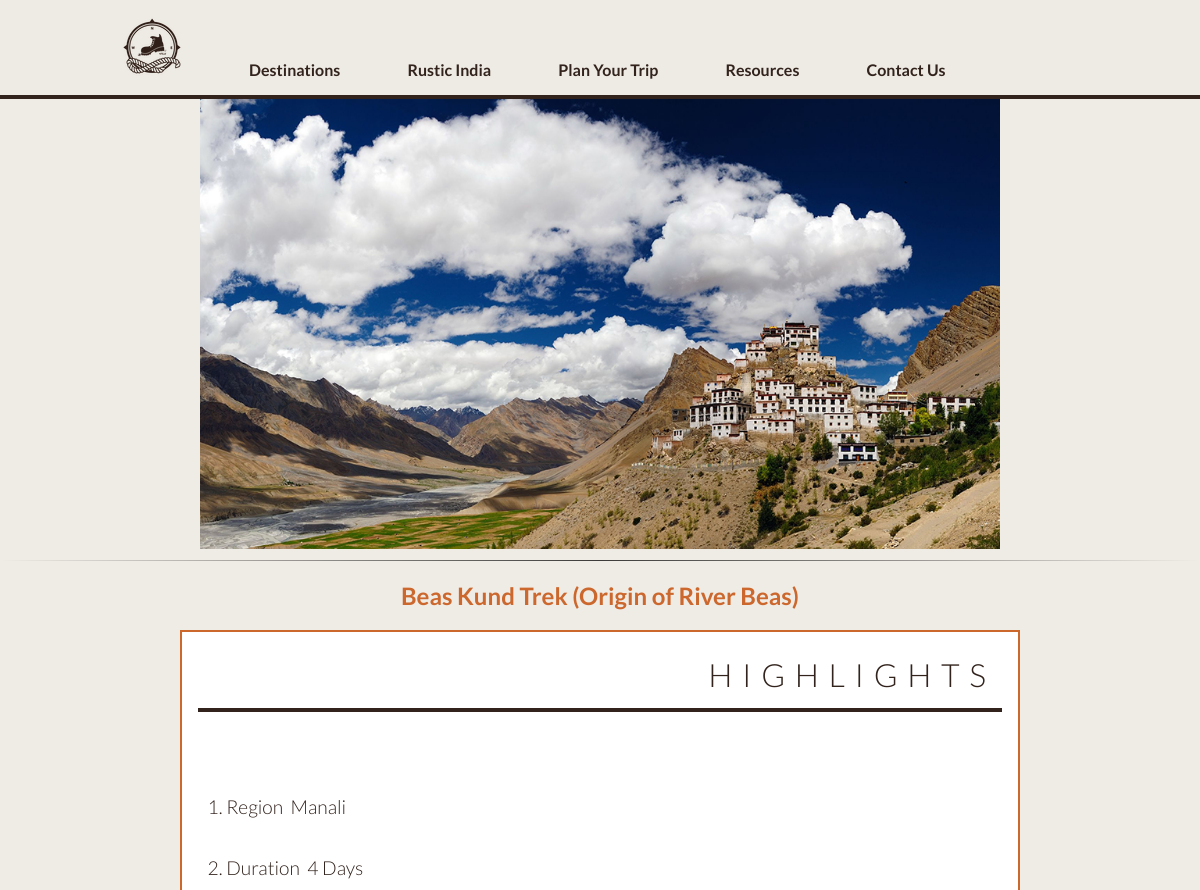
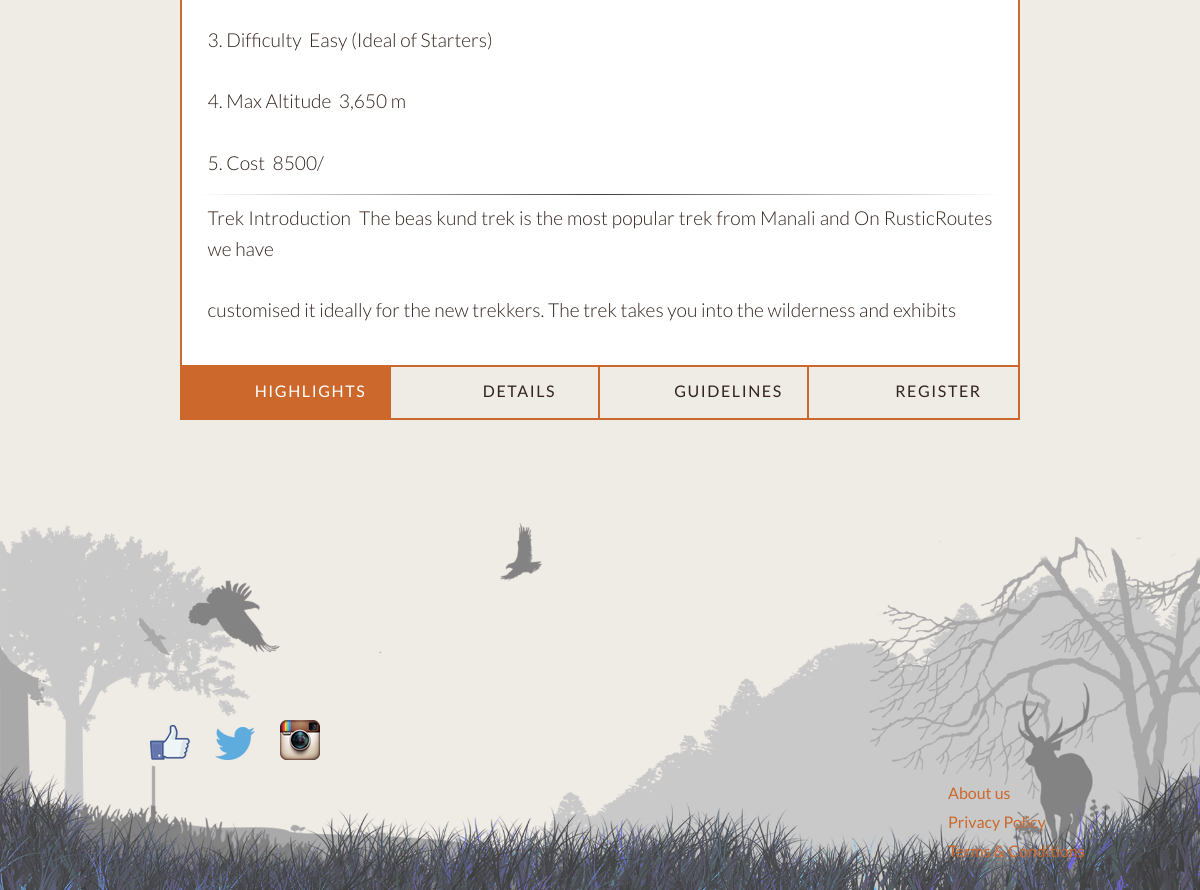
Page /route.php?id=3 on the earlier database version (2 pictures, top to bottom).
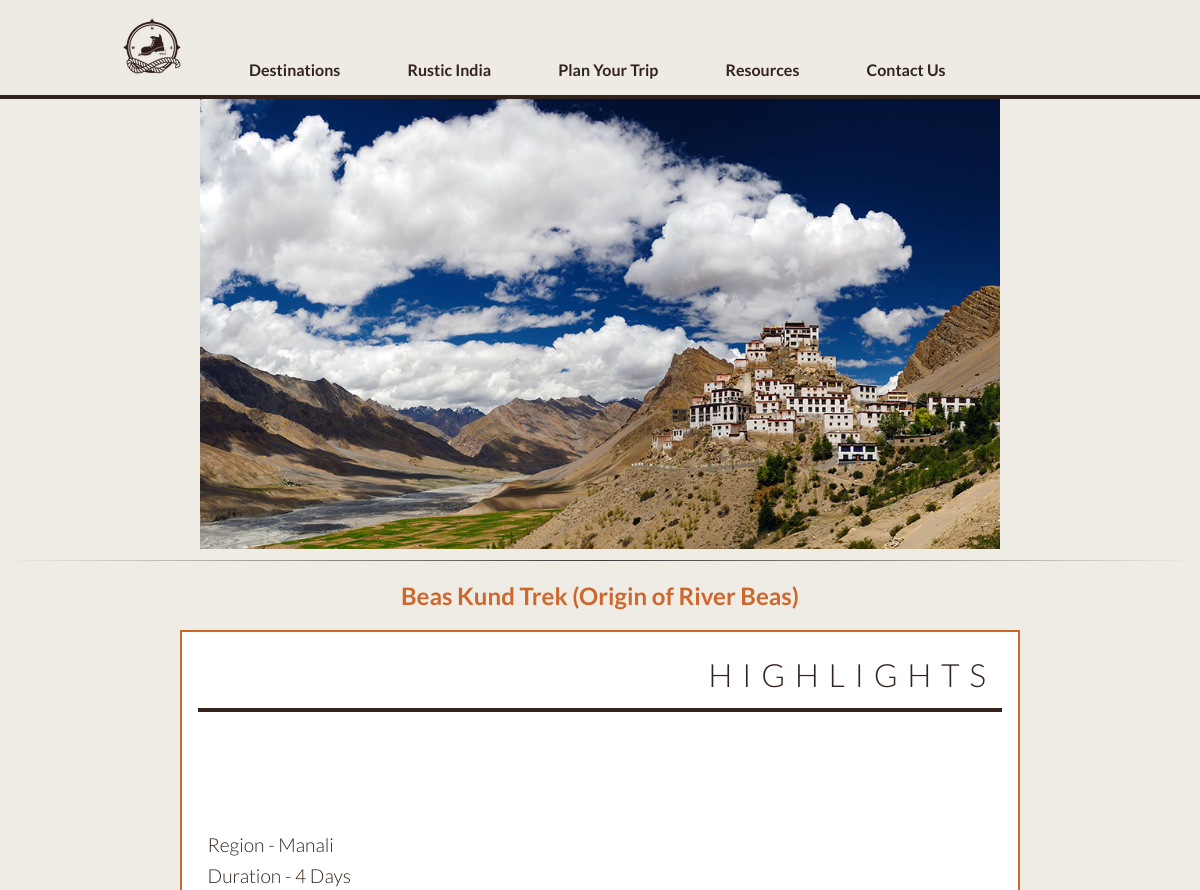
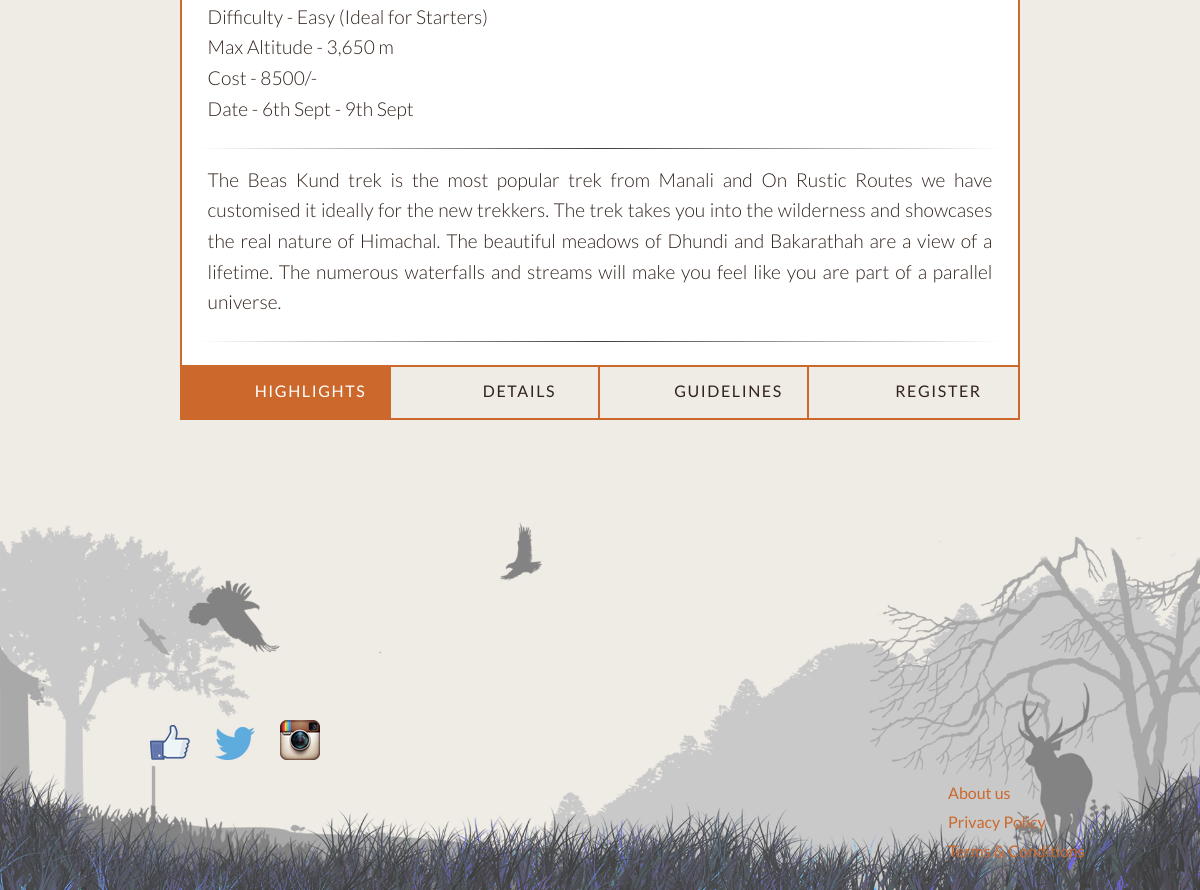
Same page on the later database version (2 pictures, top to bottom).
### tables this page shows
CREATE TABLE `routes` (
  `id` int(11) NOT NULL AUTO_INCREMENT,
  `title` varchar(255) DEFAULT NULL,
  `belongsTo` int(11) DEFAULT NULL,
  `type` enum('fixed','unique','other') DEFAULT NULL,
  `image` varchar(255) DEFAULT NULL,
  PRIMARY KEY (`id`),
  KEY `belongsTo` (`belongsTo`),
  CONSTRAINT `routes_ibfk_1` FOREIGN KEY (`belongsTo`) REFERENCES `destinations` (`id`)
);

CREATE TABLE `info` (
  `id` int(11) NOT NULL AUTO_INCREMENT,
  `title` varchar(255) DEFAULT NULL,
  `vital` text,
  `intro` text,
  `brief` text,
  `belongsTo` int(11) DEFAULT NULL,
  `details` text,
  `guidelines` text,
  PRIMARY KEY (`id`),
  KEY `belongsTo` (`belongsTo`),
  CONSTRAINT `info_ibfk_1` FOREIGN KEY (`belongsTo`) REFERENCES `routes` (`id`)
);

CREATE TABLE `destinations` (
  `id` int(11) NOT NULL AUTO_INCREMENT,
  `title` varchar(255) DEFAULT NULL,
  `codeName` varchar(255) DEFAULT NULL,
  `cover` varchar(255) NOT NULL,
  PRIMARY KEY (`id`)
);

### route.php (the view, shortened to what this page needs)
<?php
	if(isset($_POST['submit'])){
		require_once("config.php");
		mysql_connect($DB_HOST,$DB_USER,$DB_PASS);
		mysql_select_db($DB_NAME);
		$trekDate	=	mysql_real_escape_string($_POST['date']);
		$des		=	mysql_real_escape_string($_GET["id"]);
		$data		=	mysql_fetch_object(mysql_query("SELECT * FROM routes WHERE `id` = '$des';"))->type;
		if($data=="fixed"){
			$trekDate="";
		}
		$firstName	=	mysql_real_escape_string($_POST['fname']);
		$sql="SELECT * FROM routes WHERE id=$des;";
		$query=mysql_query($sql) or die(mysql_error());
		$data=mysql_fetch_object($query);
		$des=$data->title;
		$email 		=	mysql_real_escape_string($_POST['email']);
		$dob		=	mysql_real_escape_string($_POST['dob']);
		$gender		=	mysql_real_escape_string($_POST['gender']);
		$address	=	mysql_real_escape_string($_POST['mail']);
		$city		=	mysql_real_escape_string($_POST['city']);
		$country	=	mysql_real_escape_string($_POST['country']);
		$phoneNum	=	mysql_real_escape_string($_POST['mobile']);
		$referal	=	mysql_real_escape_string($_POST['refereal']);
		$sql		=	"INSERT INTO PlanYourWeekEnd (`fname`, `lname`, `email`, `dob`, `sex`, `address`, `city`, `state`, `country`, `mobile`, `referer`, `dateOfTrip`, `destination`) VALUES('$firstName', '', '$email', '$dob','$gender','$address','$city','','$country','$phoneNum','$referal','','$des');";
		if(mysql_query($sql)){
			header("location:thankYou.php?success");
		}else{
			header("location:thankYou.php?fail");
		}
	}else{
?><?php
				$id		=	mysql_real_escape_string($_GET['id']);
				$sql	=	"SELECT destinations.cover,routes.title,routes.type,routes.image,routes.fixedDate AS fixedDate,info.title AS tit,info.vital,info.brief,info.details,info.guidelines,info.intro FROM routes,destinations,info WHERE routes.belongsTo=destinations.id AND routes.id='$id' AND info.belongsTo=routes.id;";
				$query	=	mysql_query($sql) or die(mysql_error());
				$data	=	mysql_fetch_object($query);
			?>
<!DOCTYPE html>
<html lang="en" class="no-js">
<?php require 'partials/navbar.php' ?>
	<head>
		<link rel="stylesheet" type="text/css" href="css/content_default.css" />
		<link rel="stylesheet" type="text/css" href="css/content_component.css" />
	</head>
	<body>
		<div class="container">
			<div class="main">
			<center>
			<img id="image" src="<?php echo $data->cover;?>" style='width:auto;' height="450" border="0" alt="cover">
			</center>
			<hr>
			<h2 style="text-align:center"><?php
				echo $data->tit;
			?></h2>
				<div id="cbp-contentslider" class="cbp-contentslider">
					<ul>
						<li id="slide1">
							<h3>Highlights</h3>
							<div>
								<div class="cbp-content">
									<p>
										<?php echo nl2br($data->vital."</p><hr><p>".$data->intro."</p><hr><p>".$data->brief); ?>
									</p>
								</div>
							</div>
						</li>
					</ul>
						<nav>
							<a href="#slide1" class=""><span>Highlights</span></a>
							<a href="#slide2" class=""><span>Details</span></a>
							<a href="#slide3" class=""><span>Guidelines</span></a>
							<a href="#slide4" class=""><span>Register</span></a>
						</nav>
				</div>
				<?php require 'partials/footer.php' ?>
			</div>
		</div>
	</body>
</html>
<?php } ?>

Differences in the rows shown:
changed through a linked row, routes "Beas Kund Trek (Origin of River Beas)": info.vital+intro+brief "1. Region ­ Manali 2. Duration ­ 4 Days 3. Difficulty ­ Easy (Ideal of Starters) 4. Max Altitude ­ 3,650 m 5. Cost ­ 8500/­ Trek Introduction ­ The beas kund trek is the most popular trek from Manali and On RusticRoutes we have customised it ideally for the new trekkers. The trek takes you into the wilderness and exhibits" → "Region - Manali Duration - 4 Days Difficulty - Easy (Ideal for Starters) Max Altitude - 3,650 m Cost - 8500/- Date - 6th Sept - 9th Sept The Beas Kund trek is the most popular trek from Manali and On Rustic Routes we have customised it ideally for the new trekkers. The trek takes you into the wilderness and showcases the real nature of Himachal. The beautiful meadows of Dhundi and Bakarathah are a view of a lifetime. The numerous waterfalls and streams will make you feel like you are part of a parallel universe."
